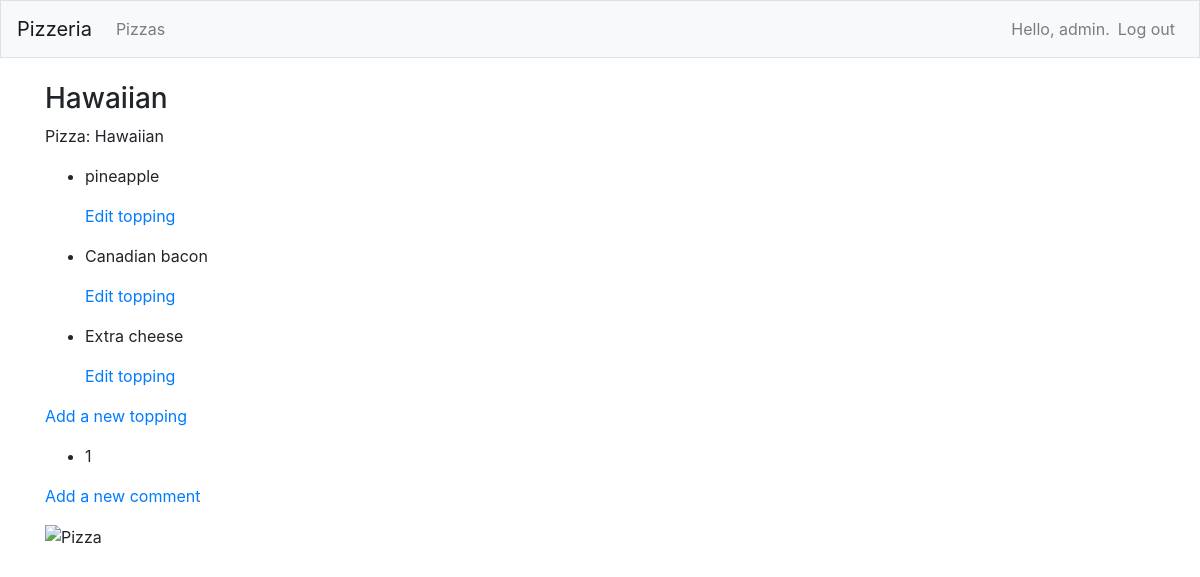
/pizzas/1/ (signed in), run on an earlier commit of the app's database.
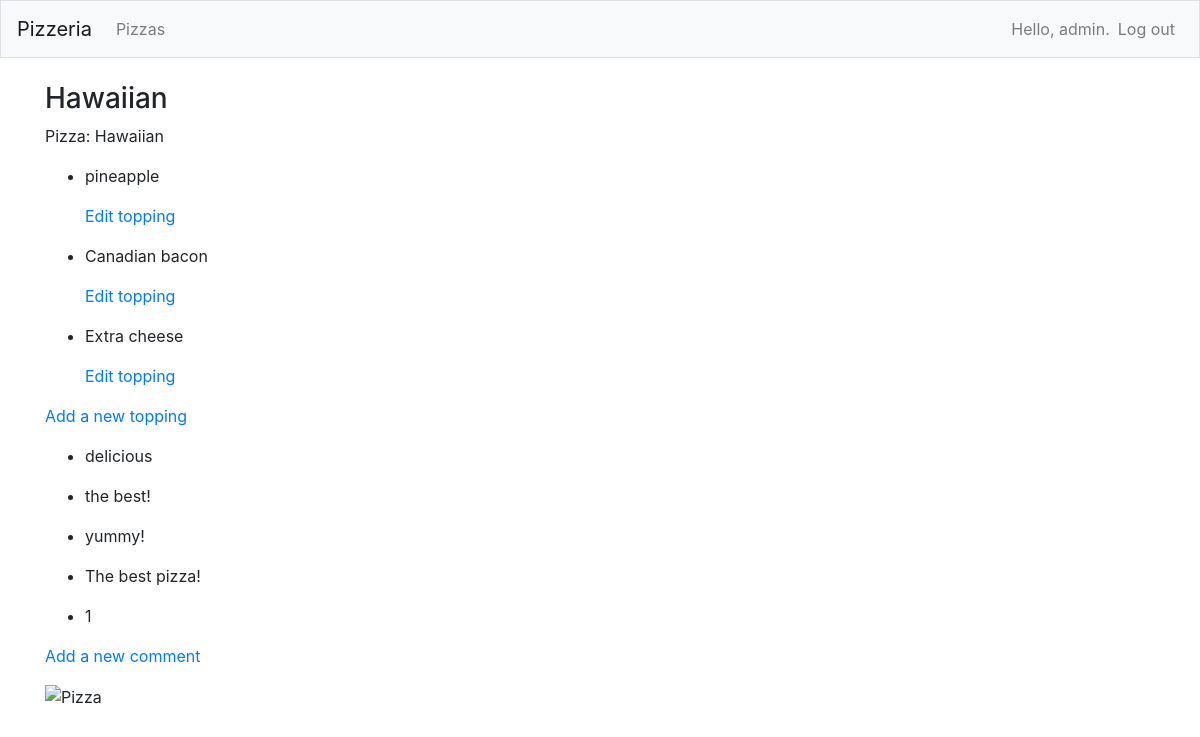
And on a later commit of the database.
### pizzas/models.py (models this page shows, shortened)
class Pizza(models.Model):
    name = models.CharField(max_length=200)
    date_added = models.DateTimeField(auto_now_add=True)
    owner = models.ForeignKey(User, on_delete=models.CASCADE)
    def __str__(self):
        return self.name

class Topping(models.Model):
    pizza = models.ForeignKey(Pizza, on_delete=models.CASCADE)
    name = models.CharField(max_length=200)
    date_added = models.DateTimeField(auto_now_add=True)
    class Meta:
        verbose_name_plural = "Toppings"

class Comment(models.Model):
    pizza = models.ForeignKey(Pizza, on_delete=models.CASCADE)
    name = models.CharField(max_length=200)
    date_added = models.DateTimeField(auto_now_add=True)

### pizzas/views.py (the view)
# urls.py: path("pizzas/<int:pizza_id>/", views.pizza, name="pizza"),
@login_required
def pizza(request, pizza_id):
    pizza = Pizza.objects.get(id=pizza_id)
    if pizza.owner != request.user:
        raise Http404
    toppings = pizza.topping_set.all()
    comments = pizza.comment_set.order_by("-date_added")
    context = {"pizza": pizza, "toppings": toppings, "comments": comments}
    return render(request, "pizzas/pizza.html", context)

### pizzas/templates/pizzas/pizza.html (shortened to what this page needs)
{% extends "pizzas/base.html" %}
{% block page_header %}
<h3>{{ pizza }}</h3>
{% endblock page_header %}
{% block content %}
<p>Pizza: {{ pizza.name }}</p>
<ul>
    {% for topping in toppings %}
    <li>
        <p>{{ topping.name|linebreaks }}</p>
        <p>
            <a href="{% url 'pizzas:edit_topping' topping.id %}">Edit topping</a>
        </p>
    </li>
    {% empty %}
    <li>No toppings for this pizza have been added yet.</li>
    {% endfor %}
</ul>
<p>
    <a href="{% url 'pizzas:new_topping' pizza.id %}">Add a new topping</a>
</p>
<ul>
    {% for comment in comments %}
    <li>
        <p> {{ comment.name|linebreaks }}</p>
    </li>
    {% empty %}
    <li>No comments for this pizza have been added yet.</li>
    {% endfor %}
</ul>
<p>
    <a href="{% url 'pizzas:new_comment' pizza.id %}">Add a new comment</a>
</p>
<P>
    <img src="https://pngimg.com/uploads/pizza/pizza_PNG44072.png" alt="Pizza">
</P>
{% endblock content %}

### pizzas/templates/pizzas/base.html (shortened to what this page needs)
{% load bootstrap4 %}
<!doctype html>
<html lang="eng">
<head>
    {% bootstrap_css %}{% bootstrap_javascript jquery='full' %}
</head>
<body>
    <nav class="navbar navbar-expand-md navbar-light bg-light mb-4 border">
        <a class="navbar-brand" href="{% url 'pizzas:index'%}">
            Pizzeria</a>
        <div class="collapse navbar-collapse" id="navbarCollapse">
            <ul class="navbar-nav mr-auto">
                <li class="nav-item">
                    <a class="nav-link" href="{% url 'pizzas:pizzas'%}">
                        Pizzas</a>
                </li>
            </ul>
            <ul class="navbar-nav ml-auto">
                {% if user.is_authenticated %}
                <li class="nav-item">
                    <span class="navbar-text" }">Hello, {{ user.username }}.</span>
                </li>
                <li class="nav-item">
                    <a class="nav-link" href="{% url 'users:logout' %}">Log out</a>
                </li>
                {% endif %}
            </ul>
        </div>
    </nav>
    <main role="main" class="container">
        <div class+"pb-2 mb-2 border-bottom">
            {% block page_header %}{% endblock page_header %}
        </div>
        <div>
            {% block content %}{% endblock content %}
        </div>
    </main>
</body>
</html>

What changed in the data, as far as the page shows it:
added Comment: name "delicious"
added Comment: name "the best!"
added Comment: name "yummy!"
added Comment: name "The best pizza!"
